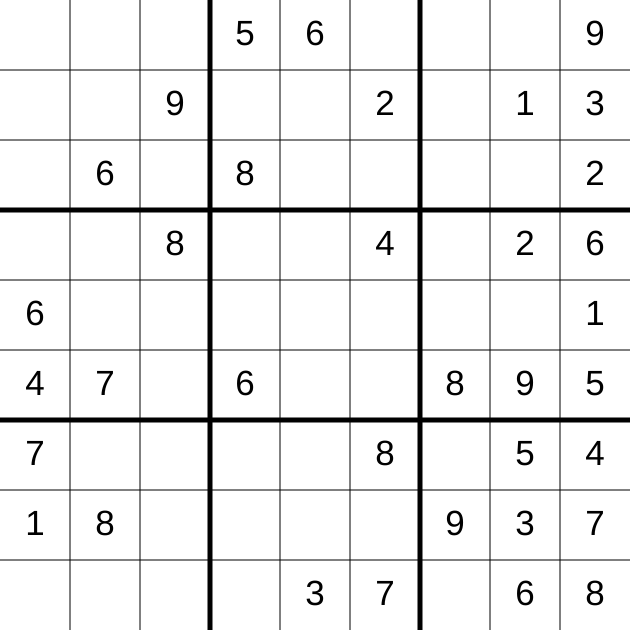
Frame 1 (no input)
Frame 60 (no input): identical to frame 1, image omitted
Frame 120 (the mouse pressed at the canvas centre since frame 60): identical to frame 1, image omitted

The p5.js sketch that drew this single still picture (run headless with seeded random() and noise() and a simulated clock; from frame 60 on, the mouse is pressed at the canvas centre):

// p5.js sketch
// ── sketch.js
let testing = true;

let a = []; // truth, inside each small box is number
let b = []; // possibilities, inside each small box is an array of 9

let side = 630;

function setup() {
  createCanvas(side, side);
  
  for(let i =0;i<9;i++){ // initiating a and b
    a = a.concat([[]]);
    b = b.concat([[]]);
    
    for(let j=0;j<9;j++){
      //a[i] = a[i].concat([]); // by doing this, i made sure every small box is addressable
      b[i] = b[i].concat([[1,2,3,4,5,6,7,8,9]]);
    }
  }
  
  
  a[0] = [null, null, null, 
          null, null, 9, 
          null, 6, null];

  a[1] = [5, 6, null, 
          null, null, null, 
          8, null, null];
  
  a[2] = [null, null, null, 
          null, 1, 3, 
          null, null, 2];
  
  a[3] = [null, null, 8, 
          6, null, null, 
          4, 7, null];
  
  a[4] = [null, null, 4, 
          null, null, null, 
          6, null, null];

  a[5] = [null, 2, 6, 
          null, null, 1, 
          8, null, null];
  
  a[6] = [7, null, null, 
          1, 8, null, 
          null, null, null];
  
  a[7] = [null, null, 8, 
          null, null, null, 
          null, 3, 7];
  
  a[8] = [null, 5, null, 
          9, null, null, 
          null, null, null];
  
  
  buildPossibilities();
  seekingTruth();

  if (testing) {
    console.log(b);
    let i =1;
    for (let j = 0; j < 9; j++) { // show the built possibilities
      console.log("pos "+i+"," + j + "(" + a[i][j] + ")" + ": " + b[i][j]);
    }
  }

}

function draw() {
  background(255);
  let size = side/9;

  // drawing the borders
  for(let i=1;i<9;i++){
    if(i%3===0) strokeWeight(5);
    else strokeWeight(1);
    line(size*i,0,size*i,side);
    line(0,size*i,side,size*i);
  }

  // filling in the truth
  textSize(0.50*size);
  textAlign(CENTER, CENTER);
  for(let i=0;i<9;i++){
    let initX =(i%3)*size*3+size/2;
    let initY = floor(i/3)*size*3+size/2;
    // text("A",initX,initY);
    
    for(let j=0;j<9;j++){
      let addX = (j%3)*size;
      let addY = floor(j/3)*size;
      if(a[i][j]) text(a[i][j].toString(),initX+addX,initY+addY);
    }
  }



}

function buildPossibilities() {
  for (let i = 0; i < a.length; i++) { 
    for (let j = 0; j < 9; j++) {
      killPossibility(i,j);
    }
  }

}

function killPossibility(i,j){
  if (a[i][j]) {
    let fNo = a[i][j]; // forbidden number
    b[i][j] = null; // killing all possibility in the small box
    
    // killing possibility in each small box for particular big box "i"
    for (let k = 0; k < 9; k++) { 
      if (b[i][k]) { 
        b[i][k][fNo - 1] = null;
      }
    }
    
    // killing possibility in row
    for(let m =0;m<3;m++){ // big box numbering
      let _i = floor(i/3)*3 +m;
      
      if(_i != i){
        for(let n=0;n<3;n++){
          let _j = floor(j/3)*3 +n;
          if(b[_i][_j]){
            b[_i][_j][fNo-1] = null;
          }
        }
      }
    }

    // killing possibility in a column
    for(let m =0;m<3;m++){ // big box numbering
      let _i = i%3 +3*m;
      
      if(_i != i){
        for(let n=0;n<3;n++){
          let _j = j%3+3*n;
          if(b[_i][_j]){
            b[_i][_j][fNo-1] = null;
          }
        }
      }
    }
  }
}

function seekingTruth(){
  //let seeking = true;

  for(let i=0;i<9;i++){
    for(let j=0;j<9;j++){
      //if (testing) console.log("i am seeking truth");
      if(b[i][j]){
        let pos = b[i][j].filter(num => num != null);
        if (testing) console.log("called on ("+i+","+j+") "+pos);
        if (pos.length === 1){
          if (testing) console.log("IS KILLING ON ("+i+","+j+") with "+pos[0]);
          a[i][j] = pos[0];
          killPossibility(i,j);
          seekingTruth();
          return;
        }
      }
    }
  }

  if (testing) console.log("done seeking truth");


}
